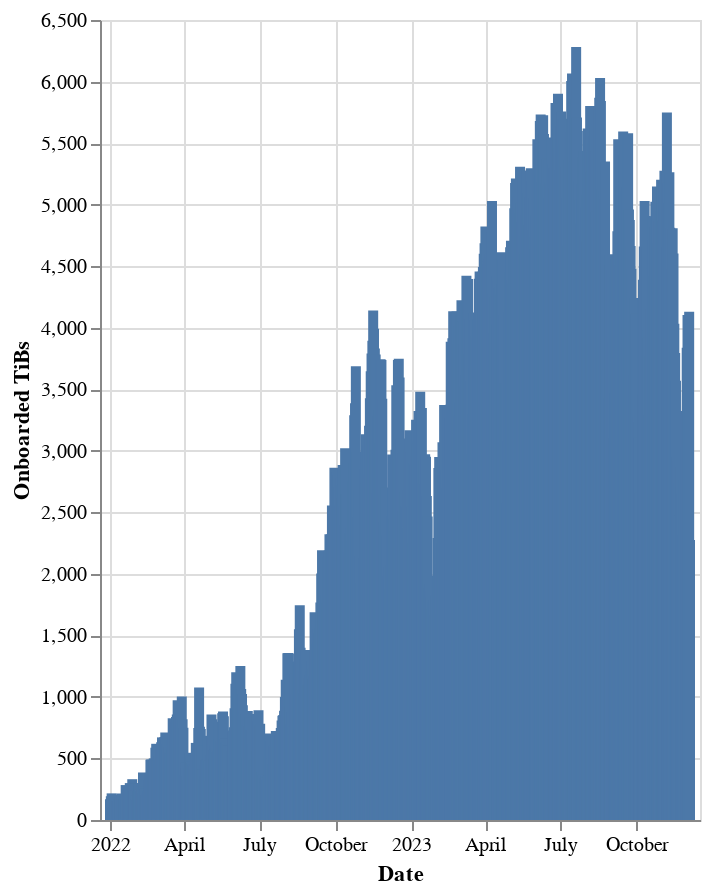

Here is the notebook cell this chart was saved with:
### Markdown cell above
## Data Onboarding Rate

### Code cell
# | output: true

c = (
    alt.Chart(df)
    .mark_bar()
    .encode(
        x=alt.X("date:T", title="Date"),
        y=alt.Y("onboarded_tibs:Q", title="Onboarded TiBs"),
        tooltip=[
            alt.Tooltip("date:T", title="Date"),
            alt.Tooltip("onboarded_tibs:Q", title="Onboarded TiBs"),
        ],
    )
    .properties(width="container", height=400)
    # .interactive(bind_y=False)
)

c.display()

### Figure 1 — Vega-Lite specification as saved in the notebook (floating-point values rounded to 4 significant figures; data arrays with more than 128 entries replaced by an {"elided": "..."} marker saying what was removed)
{"usermeta": {"embedOptions": {"theme": "powerbi"}}, "config": {"view": {"continuousWidth": 300, "continuousHeight": 300}}, "data": {"name": "data-42c7f71fb82de3ba2301ab76f67d864d"}, "mark": {"type": "bar"}, "encoding": {"tooltip": [{"field": "date", "title": "Date", "type": "temporal"}, {"field": "onboarded_tibs", "title": "Onboarded TiBs", "type": "quantitative"}], "x": {"field": "date", "title": "Date", "type": "temporal"}, "y": {"field": "onboarded_tibs", "title": "Onboarded TiBs", "type": "quantitative"}}, "height": 400, "width": "container", "$schema": "https://vega.github.io/schema/vega-lite/v5.16.3.json", "datasets": {"data-42c7f71fb82de3ba2301ab76f67d864d": {"elided": "704 records"}}}
